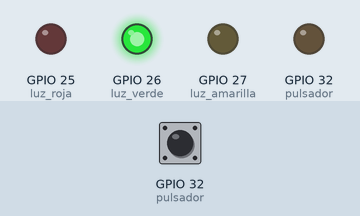
The sketch below on a simulated ESP32. On the bench: output pins drawn as LEDs (lit = HIGH). The test bench sets the inputs (shaded band); at power-on: GPIO 32 (pulsador) LOW.

Above: at 1.2 s.
1.3 s: GPIO 32 (pulsador) pulsed HIGH 2 times (0.12 s each, 0.3 s apart)
At 2.9 s:
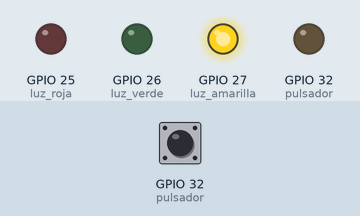
At 4.4 s:
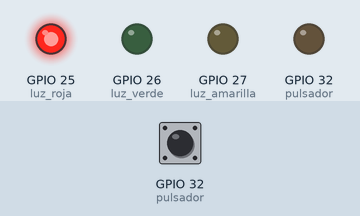
Timing chart, 0 to 10.9 s (numbered marks = the images above; inputs shaded):
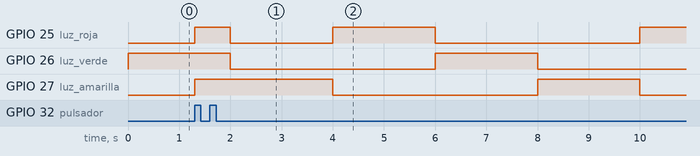

The sketch:

Interrupcion_Ejemplo_1.ino
```cpp
int luz_verde=26;
int luz_amarilla=27;
int luz_roja=25;
int pulsador=32;

void IRAM_ATTR encenderTodas(){ //El comando IRAM_ATTAR direcciona la funcion a la memoria RAM en vez de la memoria flash
digitalWrite(luz_verde,HIGH);
digitalWrite(luz_amarilla,HIGH);
digitalWrite(luz_roja,HIGH);
}

void setup() {
pinMode(luz_amarilla,OUTPUT);
pinMode(luz_roja,OUTPUT);
pinMode(luz_verde,OUTPUT);
pinMode(pulsador,OUTPUT);
attachInterrupt(digitalPinToInterrupt(pulsador), encenderTodas, RISING);//El modod RISING activara nuestro codigo cuando pase de estado bajo a estado alto
}

void loop() {
digitalWrite(luz_amarilla,LOW);
digitalWrite(luz_roja,LOW);
digitalWrite(luz_verde,HIGH);
delay(2000);
digitalWrite(luz_verde,LOW);
digitalWrite(luz_roja,LOW);
digitalWrite(luz_amarilla,HIGH);
delay(2000);
digitalWrite(luz_amarilla,LOW);
digitalWrite(luz_verde,LOW);
digitalWrite(luz_roja,HIGH);
delay(2000);

int estadoPulsador=digitalRead(pulsador);
if(estadoPulsador==LOW){
  encenderTodas();
}
}
```
